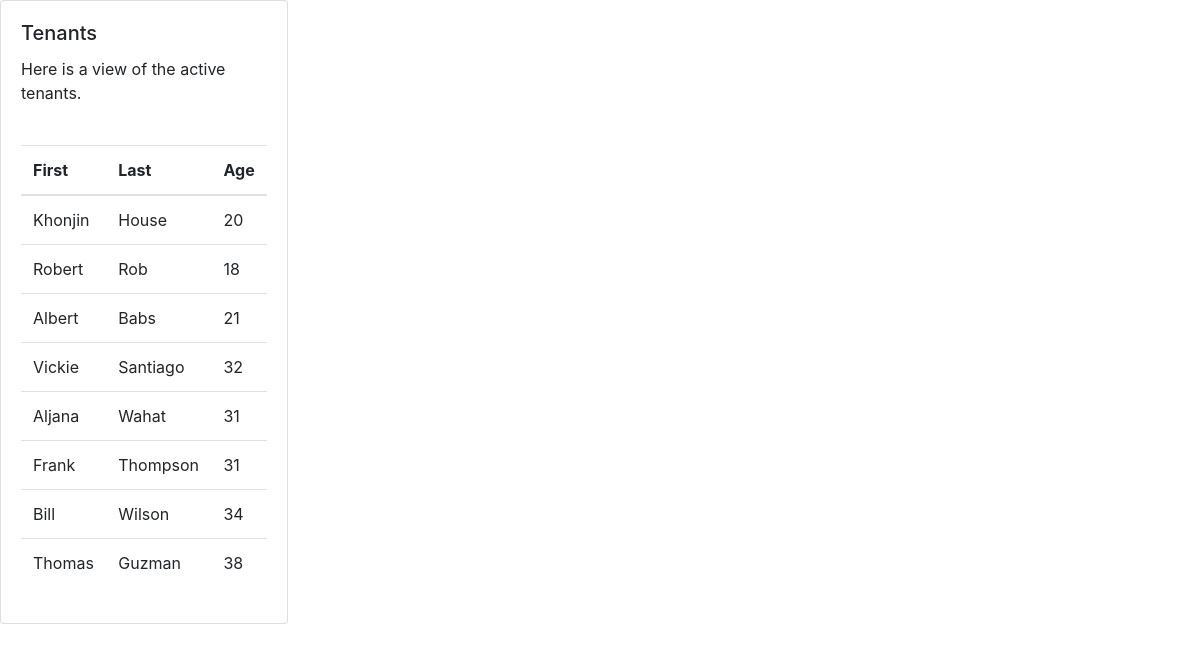
The app's page /listtenants.php with its own data.
### tables this page shows
CREATE TABLE `Tenant` (
  `Tenant_ID` mediumint(8) unsigned NOT NULL auto_increment,
  `Tenant_FirstName` text(30) default NULL,
  `Tenant_LastName` text(30) default NULL,
  `Tenant_Age` int unsigned default 1,
  `Tenant_Gender` bit default 0  ,
  
  PRIMARY KEY (`Tenant_ID`)
) AUTO_INCREMENT=1;

### listtenants.php (the view, shortened to what this page needs)
<!DOCTYPE html>
<html>
<head>
	<link rel="stylesheet" href="https://stackpath.bootstrapcdn.com/bootstrap/4.1.3/css/bootstrap.min.css">
</head>
<?php
			$servername = "localhost";
			$username = "root";
			$password = "";
			$dbname = "landlord";
			$conn = new mysqli($servername, $username, $password, $dbname);
			 mysqli_select_db($conn, $dbname) or die( mysqli_error($conn));
?>
<body>
<div class="card" style="width: 18rem;">
  <div class="card-body">
    <h5 class="card-title">Tenants</h5>
    <p class="card-text">Here is a view of the active tenants.</p>
  </div>
  <div class="card-body">
  	<table class="table">
  <thead>
    <tr>
      <th scope="col">First</th>
      <th scope="col">Last</th>
      <th scope="col">Age</th>
    </tr>
  </thead>
  <tbody>
  	<?php
	$sql = "SELECT Tenant_FirstName, Tenant_LastName, Tenant_Age FROM Tenant ";
	$result = $conn->query($sql);
	if ($result->num_rows > 0) {
	    while($row = $result->fetch_assoc()) {
			echo '<tr>';
		    echo '<td>' .   $row['Tenant_FirstName']  . '</td>';
		    echo '<td>' .   $row['Tenant_LastName']  . '</td>';
		    echo '<td>' .   $row['Tenant_Age'] . '</td>';
		    echo '</tr>';
	    }
	}
    ?>
  </tbody>
</table>
  </div>
</div>
</body>
</html>

### records on screen
tenant: Tenant_FirstName "Khonjin", Tenant_LastName "House", Tenant_Age "20"
tenant: Tenant_FirstName "Robert", Tenant_LastName "Rob", Tenant_Age "18"
tenant: Tenant_FirstName "Albert", Tenant_LastName "Babs", Tenant_Age "21"
tenant: Tenant_FirstName "Vickie", Tenant_LastName "Santiago", Tenant_Age "32"
tenant: Tenant_FirstName "Aljana", Tenant_LastName "Wahat", Tenant_Age "31"
tenant: Tenant_FirstName "Frank", Tenant_LastName "Thompson", Tenant_Age "31"
tenant: Tenant_FirstName "Bill", Tenant_LastName "Wilson", Tenant_Age "34"
tenant: Tenant_FirstName "Thomas", Tenant_LastName "Guzman", Tenant_Age "38"
